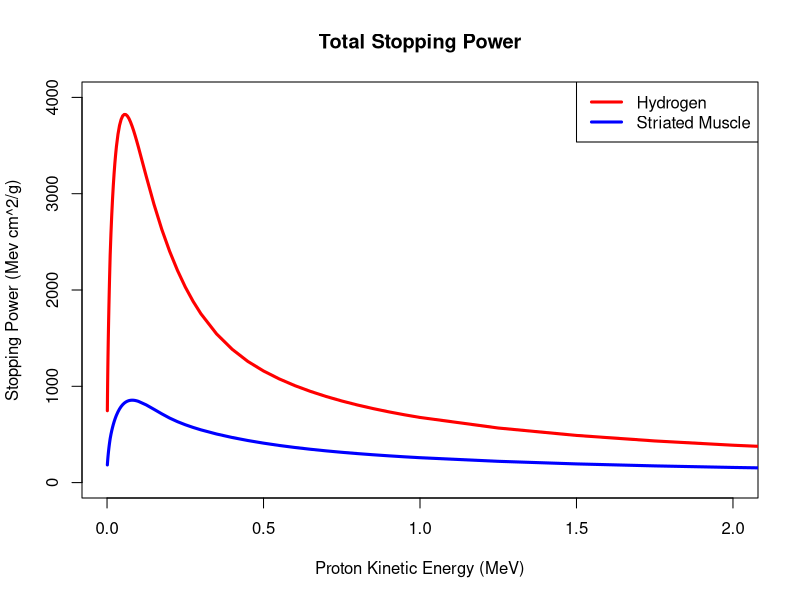
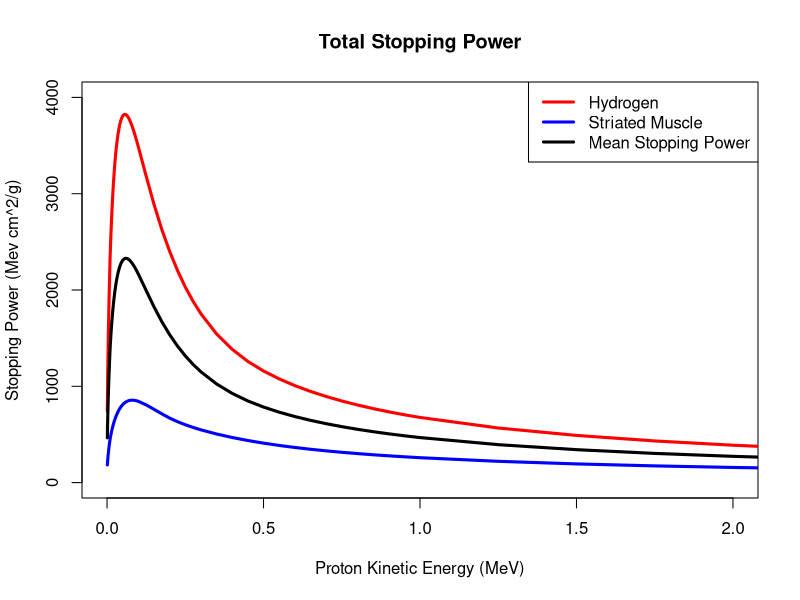

Write the R code that produced these figures, in order.
## ---- chunk 1
stopping <- read.csv('stopping.csv', sep=' ')
xlim <- c(0,2); ylim <- c(0,4000)

plot(stopping[,1],stopping[,1], type='n', xlim=xlim, ylim=ylim,
  xlab='Proton Kinetic Energy (MeV)',
  ylab='Stopping Power (Mev cm^2/g)', main='Total Stopping Power')

lines(stopping[,1],stopping[,2], lwd=3, col='red')
lines(stopping[,1],stopping[,6], lwd=3, col='blue')
legend <- c('Hydrogen', 'Striated Muscle'); legendCols <- c('red', 'blue')
legend('topright', legend, lty=1, lwd=3, col=legendCols)
## ---- chunk 2
stopping <- read.csv('stopping.csv', sep=' ')
xlim <- c(0,2); ylim <- c(0,4000)

plot(stopping[,1],stopping[,1], type='n', xlim=xlim, ylim=ylim,
  xlab='Proton Kinetic Energy (MeV)',
  ylab='Stopping Power (Mev cm^2/g)', main='Total Stopping Power')

lines(stopping[,1],stopping[,2], lwd=3, col='red')
lines(stopping[,1],stopping[,6], lwd=3, col='blue')
# Calculate the mean stopping for demonstration purposes.
meanStopping <- (stopping[,2]+stopping[,6])/2.
lines(stopping[,1],meanStopping, lwd=3, col='black')
legend <- c('Hydrogen', 'Striated Muscle', 'Mean Stopping Power'); 
legendCols <- c('red', 'blue','black')
legend('topright', legend, lty=1, lwd=3, col=legendCols)
